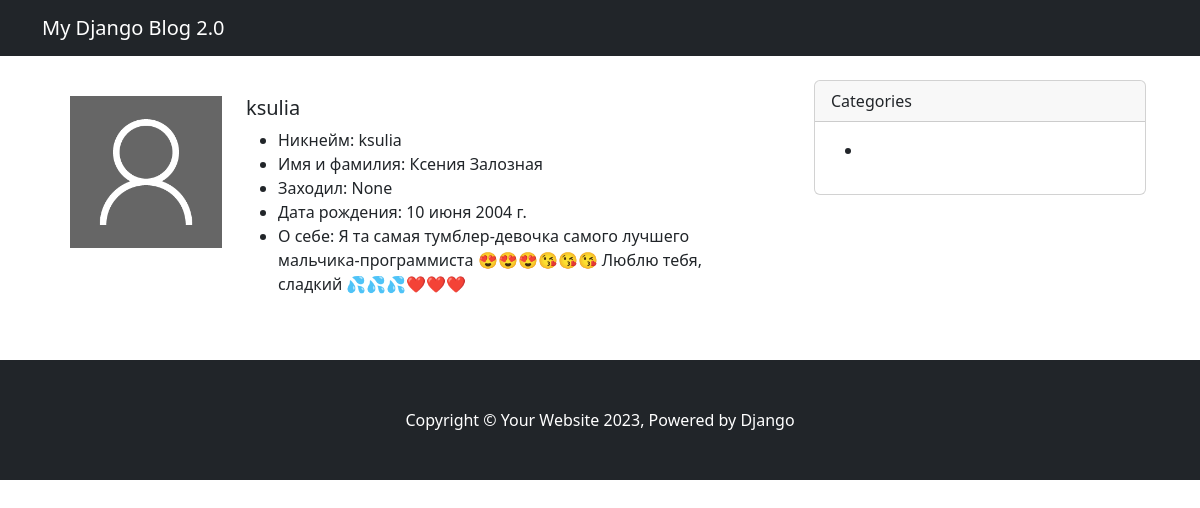
/user/ksulia/, run on an earlier commit of the app's database.
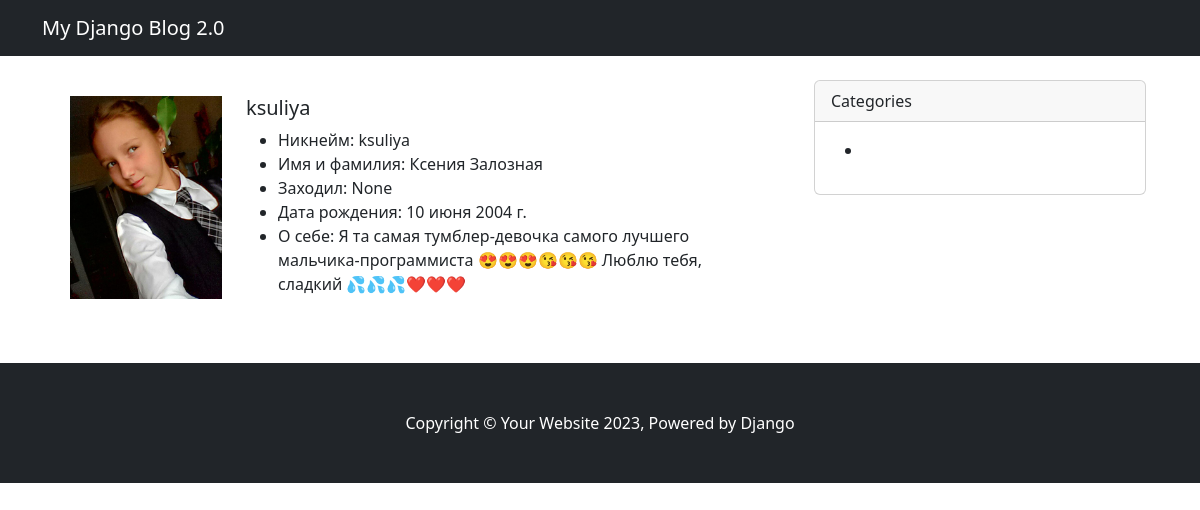
And on a later commit of the database.
### apps/accounts/models.py (models this page shows, shortened)
class Profile(models.Model):
    user = models.OneToOneField(User, on_delete=models.CASCADE)
    slug = models.SlugField(verbose_name='URL', max_length=255, blank=True, unique=True)
    avatar = models.ImageField(
        verbose_name='Аватар',
        upload_to='images/avatars/%Y/%m/%d/',
        default='images/avatars/default.png',
        blank=True,
        validators=[FileExtensionValidator(allowed_extensions=('png', 'jpg', 'jpeg'))])
    bio = models.TextField(max_length=500, blank=True, verbose_name='Информация о себе')
    birth_date = models.DateField(null=True, blank=True, verbose_name='Дата рождения')
    class Meta:
        ordering = ('user',)
        verbose_name = 'Профиль'
        verbose_name_plural = 'Профили'
    def __str__(self):
        return self.user.username

### apps/accounts/views.py (the view)
# urls.py: path('user/<str:slug>/', ProfileDetailView.as_view(), name='profile_detail'),
class ProfileDetailView(DetailView):
    model = Profile
    context_object_name = 'profile'
    template_name = 'accounts/profile_detail.html'
    def get_context_data(self, **kwargs):
        context = super().get_context_data(**kwargs)
        context['title'] = f'Страница пользователя: {self.object.user.username}'
        return context

### templates/accounts/profile_detail.html (shortened to what this page needs)
{% extends 'main.html' %}
{% block content %}
<div class="card border-0">
        <div class="card-body">
            <div class="row">
                <div class="col-md-3">
                    <figure>
                        <img src="{{ profile.avatar.url }}" class="img-fluid rounded-0" alt="{{ profile }}">
                    </figure>
                </div>
                <div class="col-md-9">
                     <h5 class="card-title">
                        {{ profile }}
                    </h5>
                    <div class="card-text">
                        <ul>
                            <li>Никнейм: {{ profile.user.username }}</li>
                            {% if profile.user.get_full_name %} <li>Имя и фамилия: {{ profile.user.get_full_name }}</li> {% endif %}
                            <li>Заходил: {{ profile.user.last_login }}</li>
                            <li>Дата рождения: {{ profile.birth_date }}</li>
                            <li>О себе: {{ profile.bio }}</li>
                        </ul>
                    </div>
                </div>
            </div>
        </div>
    </div>
{% endblock %}

What changed in the data, as far as the page shows it:
changed Profile "Ксения Залозная": avatar: picture added in place of a placeholder; user.username "ksulia" → "ksuliya"
